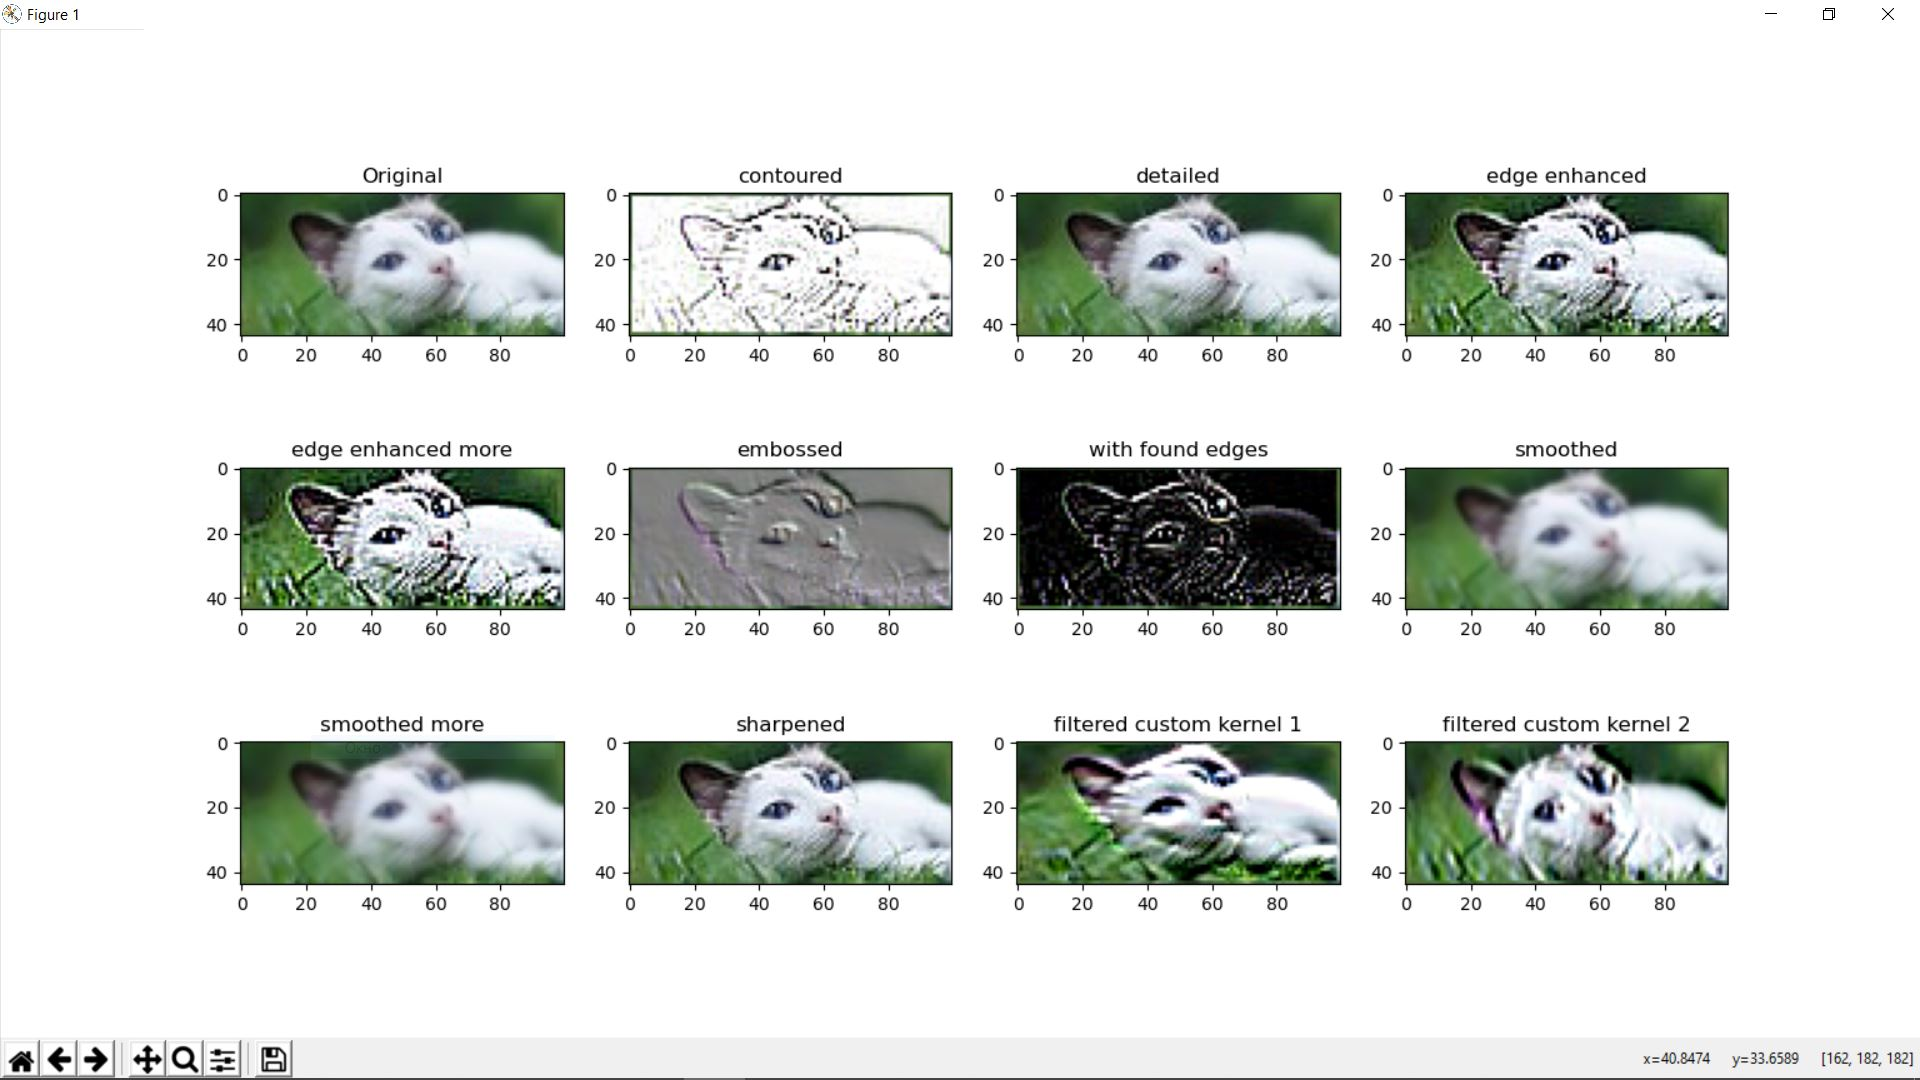

Generate this figure with Python:
from PIL import Image
from PIL import ImageFilter
from sys import argv
from pylab import *

def get_contoured(im):
    return im.filter(ImageFilter.CONTOUR)

def get_detailed(im):
    return im.filter(ImageFilter.DETAIL)

def get_edge_enhanced(im):
    return im.filter(ImageFilter.EDGE_ENHANCE)

def get_edge_enhanced_more(im):
    return im.filter(ImageFilter.EDGE_ENHANCE_MORE)

def get_embossed(im):
    return im.filter(ImageFilter.EMBOSS)

def get_with_found_edges(im):
    return im.filter(ImageFilter.FIND_EDGES)

def get_smoothed(im):
    return im.filter(ImageFilter.SMOOTH)

def get_smoothed_more(im):
    return im.filter(ImageFilter.SMOOTH_MORE)

def get_sharpened(im):
    return im.filter(ImageFilter.SHARPEN)

def get_filtered_custom_kernel(im, kernel):
    size = (3, 3)
    kerFilter = ImageFilter.Kernel(size, kernel, scale=None, offset=0)
    return im.filter(kerFilter)

if __name__ == '__main__':
    im_link = './images/p8.jpg'
    if len(argv) > 1:
        im_link = './images/' + argv[1]
    im = Image.open(im_link)
    figure(figsize=(15, 15))

    subplot(3, 4, 1, title='Original')
    imshow(im)
    
    subplot(3, 4, 2, title='contoured')
    imshow(get_contoured(im))

    subplot(3, 4, 3, title='detailed')
    imshow(get_detailed(im))

    subplot(3, 4, 4, title='edge enhanced')
    imshow(get_edge_enhanced(im))

    subplot(3, 4, 5, title='edge enhanced more')
    imshow(get_edge_enhanced_more(im))

    subplot(3, 4, 6, title='embossed')
    imshow(get_embossed(im))

    subplot(3, 4, 7, title='with found edges')
    imshow(get_with_found_edges(im))

    subplot(3, 4, 8, title='smoothed')
    imshow(get_smoothed(im))

    subplot(3, 4, 9, title='smoothed more')
    imshow(get_smoothed_more(im))

    subplot(3, 4, 10, title='sharpened')
    imshow(get_sharpened(im))

    subplot(3, 4, 11, title='filtered custom kernel 1')
    imshow(get_filtered_custom_kernel(im, [1,1,1,1,-1,1,-1,-1,-1]))

    subplot(3, 4, 12, title='filtered custom kernel 2')
    imshow(get_filtered_custom_kernel(im, [1,0,-1,1,0,-1,0,0,-1]))


    show()
